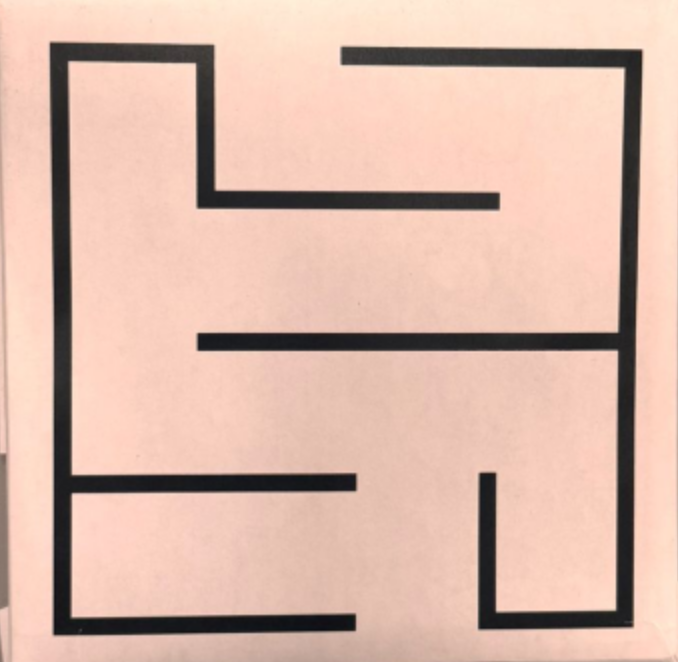
#> input picture src/maze_opencv_finalv2/maze_opencv/datasets/8.png, 678 x 662 px, found by its file name
$ python astar2.py
#> lines starting #> are read from the running program, lines starting #| are printed output that depends on the picture
import cv2
import numpy as np
import matplotlib.pyplot as plt
from queue import PriorityQueue

# Load the maze image
image_path = '/home/kris/maze_opencv/datasets/8.png'  # Replace with your image path
maze = cv2.imread(image_path, cv2.IMREAD_GRAYSCALE)
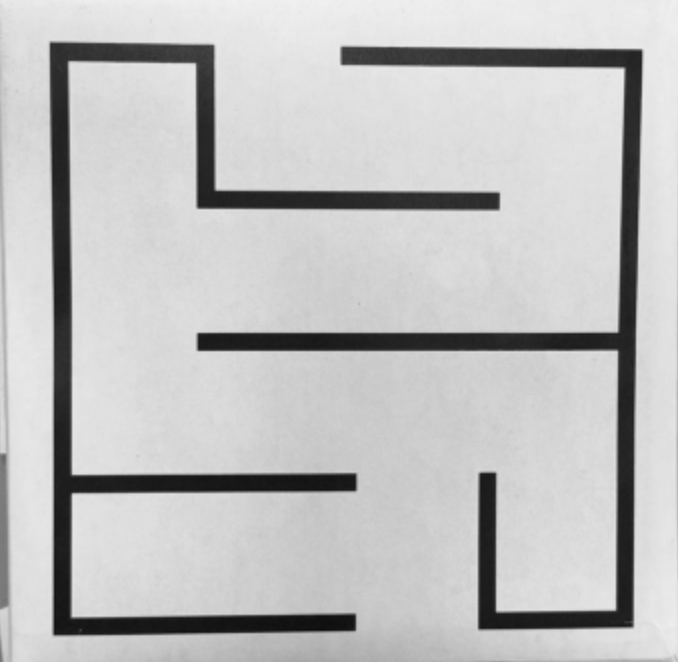
#> maze: shape (662, 678); min 13, max 241, mean 192.1

# Binarize the image using adaptive thresholding
binary_maze = cv2.adaptiveThreshold(maze, 255, cv2.ADAPTIVE_THRESH_MEAN_C, cv2.THRESH_BINARY, 3, 6)
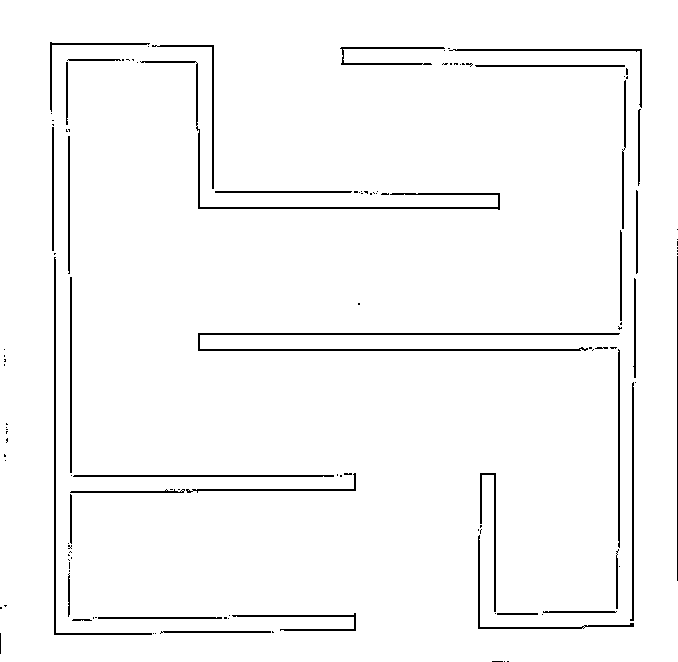
#> binary_maze: shape (662, 678); 97.1% white; black in thin lines or dots

# Define the output grid size (11x11)
output_grid_size = 11
h, w = binary_maze.shape
#> h = 662; w = 678

# Calculate exact cell size
cell_height = h // output_grid_size
#> cell_height = 60
cell_width = w // output_grid_size
#> cell_width = 61

# Initialize grid world matrix
grid_world = np.zeros((output_grid_size, output_grid_size), dtype=int)

for i in range(output_grid_size):
    for j in range(output_grid_size):
        # Define cell boundaries
        start_y = i * cell_height
        end_y = (i + 1) * cell_height if i < output_grid_size - 1 else h
        start_x = j * cell_width
        end_x = (j + 1) * cell_width if j < output_grid_size - 1 else w

        # Extract the sub-cell and check for black pixels
        cell = binary_maze[start_y:end_y, start_x:end_x]

        if np.any(cell == 0):  # Black pixel exists (wall)
            grid_world[i, j] = 0  # Wall
        else:
            grid_world[i, j] = 1  # Open space

# Set NumPy print options to show the entire matrix
np.set_printoptions(threshold=np.inf)  # Display the whole matrix

# Print the grid world matrix
print("Modified 11x11 Grid World:")
print(grid_world)
#| [[0 0 0 0 1 0 0 0 0 0 0]
#|  [0 0 0 0 1 0 0 0 0 0 0]
#|  [0 0 1 0 1 1 1 1 1 1 0]
#|  [0 0 1 0 0 0 0 0 0 1 0]
#|  [0 0 1 1 1 1 1 1 1 1 0]
#|  [0 0 1 0 0 0 0 0 0 0 0]
#|  [0 0 1 1 1 1 1 1 1 1 0]
#|  [0 0 0 0 0 0 1 0 0 1 0]
#|  [0 0 0 0 0 0 1 0 0 1 0]
#|  [0 0 1 1 1 1 1 0 0 1 0]
#|  [0 0 0 0 0 0 1 0 0 0 0]]

# Plot the grid world
plt.imshow(grid_world, cmap='gray')
plt.title("32x32 Grid World (0 = Open Space, 1 = Wall)")
plt.axis('off')  # Hide axis
plt.show()
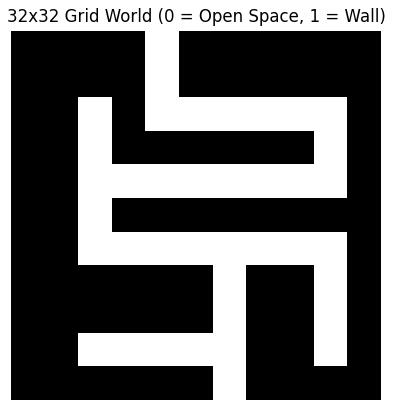
#> figure drawn by matplotlib, 1 panel

# A* Algorithm Implementation
def heuristic(a, b):
    # Manhattan distance heuristic
    return abs(a[0] - b[0]) + abs(a[1] - b[1])

def astar(grid_world, start, goal):
    # Open list (priority queue) to store nodes to explore
    open_list = PriorityQueue()
    open_list.put((0, start))  # (f_score, position)

    # Maps to track the parent of each node and scores
    came_from = {}
    g_score = {start: 0}
    f_score = {start: heuristic(start, goal)}

    # Directions for moving: (x, y) -> Right, Down, Left, Up
    directions = [(0, 1), (1, 0), (0, -1), (-1, 0)]

    while not open_list.empty():
        _, current = open_list.get()

        # If goal is reached, reconstruct path
        if current == goal:
            path = []
            while current in came_from:
                path.append(current)
                current = came_from[current]
            path.append(start)
            path.reverse()  # Reverse path to get it from start to goal
            return path

        # Explore neighbors
        for direction in directions:
            neighbor = (current[0] + direction[0], current[1] + direction[1])
            if 0 <= neighbor[0] < output_grid_size and 0 <= neighbor[1] < output_grid_size:
                if grid_world[neighbor[0], neighbor[1]] == 1:  # Check if open space
                    tentative_g_score = g_score[current] + 1
                    if neighbor not in g_score or tentative_g_score < g_score[neighbor]:
                        came_from[neighbor] = current
                        g_score[neighbor] = tentative_g_score
                        f_score[neighbor] = g_score[neighbor] + heuristic(neighbor, goal)
                        open_list.put((f_score[neighbor], neighbor))

    return None  # No path found

# Function to get start and goal positions based on the border openings
def get_start_goal(grid_world):
    # Search the top row for the goal position (first '1' in the row)
    for j in range(output_grid_size):
        if grid_world[0, j] == 1:  # Goal position (top row)
            goal = (0, j)
            break

    # Search the bottom row for the start position (first '1' in the row)
    for j in range(output_grid_size):
        if grid_world[output_grid_size-1, j] == 1:  # Start position (bottom row)
            start = (output_grid_size-1, j)
            break

    return start, goal

# Define the start and goal positions dynamically
start, goal = get_start_goal(grid_world)
#> start = (10, 6); goal = (0, 4)

# Check start and goal positions (only triggered if they're blocked)
if grid_world[start[0], start[1]] == 0 or grid_world[goal[0], goal[1]] == 0:
    print("Start or Goal position is blocked.")
else:
    # Run A* to find the path
    path = astar(grid_world, start, goal)
#> in astar, `g_score = {start: 0}`: g_score = {(10, 6): 0}
#> in astar, `f_score = {start: heuristic(start, goal)}`: f_score = {(10, 6): 12}
#> the loop in astar, `while not open_list.empty():` made 39 passes
#> after the loop in astar, `while not open_list.empty():`: came_from = 38 items; f_score = 39 items; path = 27 pairs, first value 0 to 10, second value 2 to 9
#> path = 27 pairs, first value 0 to 10, second value 2 to 9

    if path:
        print("Path found:", path)
#> (printed output is left out)
        # Visualize the path
        for (x, y) in path:
            grid_world[x, y] = 2 # Mark the path with 2
#> this loop made 27 passes

        # Plot the path in the grid world
        plt.imshow(grid_world, cmap='nipy_spectral')
        plt.title("Path in Grid World (2 = Path)")
        plt.axis('off')
        plt.show()
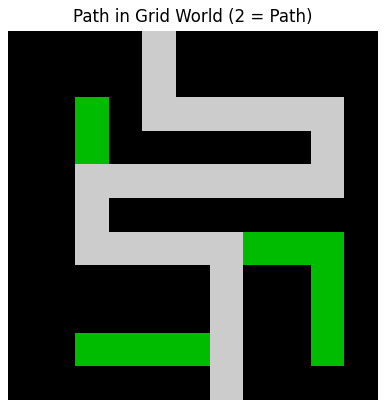
#> figure drawn by matplotlib, 1 panel
    else:
        print("No path found.")

$ run again, with src/maze_opencv_finalv2/maze_opencv/datasets/10.jpeg saved as src/maze_opencv_finalv2/maze_opencv/datasets/8.png
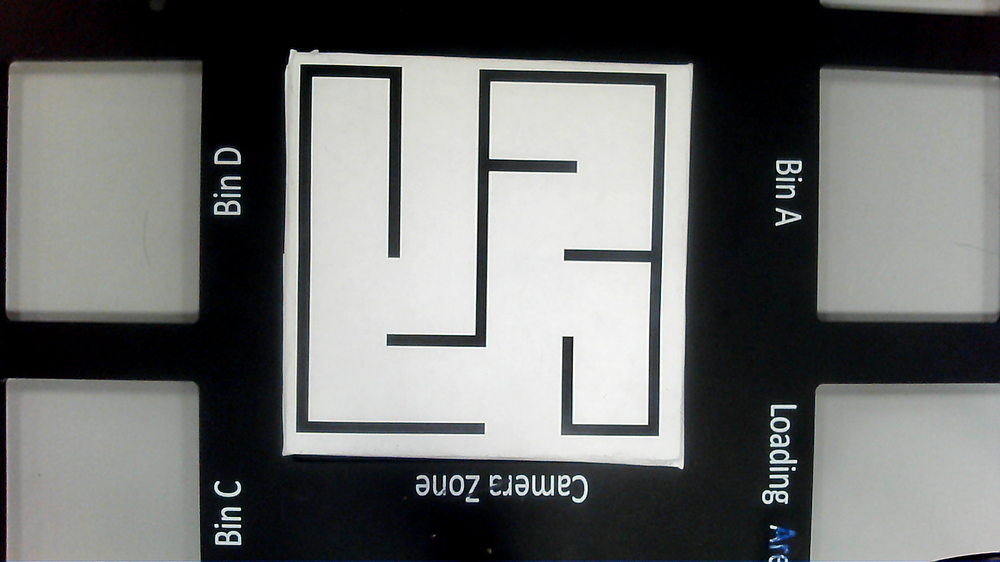
#> input picture src/maze_opencv_finalv2/maze_opencv/datasets/10.jpeg, 1000 x 562 px, shrunk from 1920 x 1080 before the run, found by its file name
#> `binary_maze = cv2.adaptiveThreshold(maze, 255, cv2.ADAPTIVE_THRESH_MEA..`:
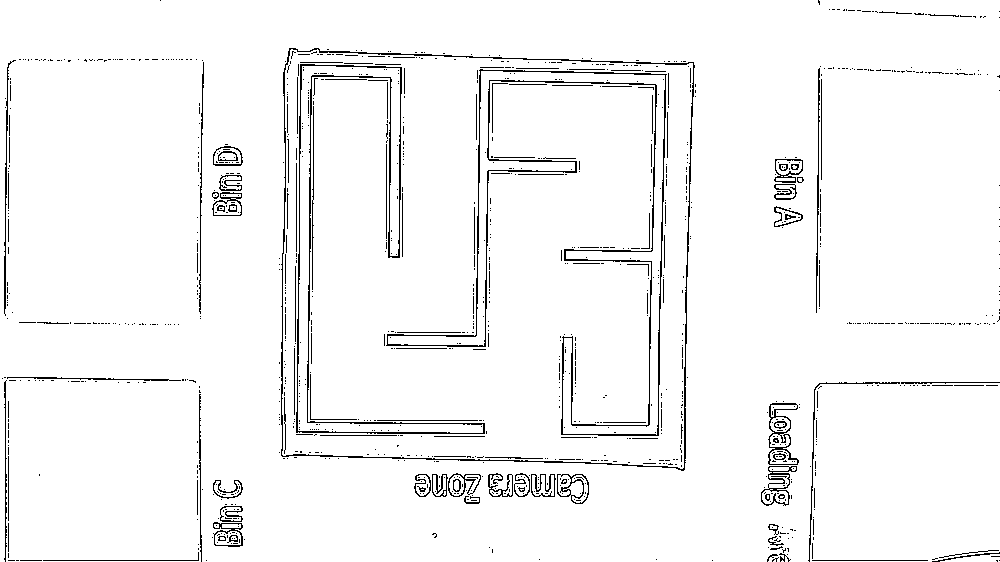
#> binary_maze: shape (562, 1000); 96.2% white; black in thin lines or dots
#| [[1 0 1 0 0 1 1 1 1 0 0]
#|  [0 0 0 0 0 0 0 0 1 0 0]
#|  [0 1 0 0 0 0 1 0 1 0 1]
#|  [0 1 0 0 0 0 0 0 0 0 0]
#|  [0 1 0 0 0 0 0 0 0 0 0]
#|  [0 1 0 0 0 0 0 0 1 0 0]
#> (further printed lines are left out)
#> `plt.show()`:
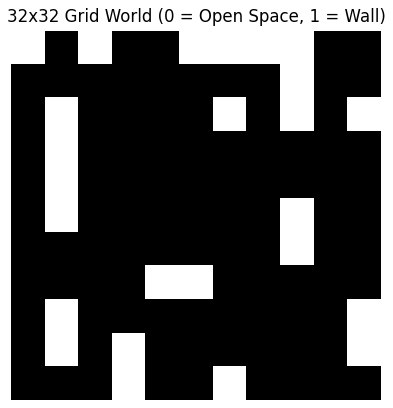
#> figure drawn by matplotlib, 1 panel
#> start = (10, 3); goal = (0, 0)
#> in astar, `g_score = {start: 0}`: g_score = {(10, 3): 0}
#> in astar, `f_score = {start: heuristic(start, goal)}`: f_score = {(10, 3): 13}
#> the loop in astar, `while not open_list.empty():` made 2 passes
#> after the loop in astar, `while not open_list.empty():`: came_from = {(9, 3): (10, 3)}; f_score = {(10, 3): 13, (9, 3): 13}; g_score = {(10, 3): 0, (9, 3): 1}
